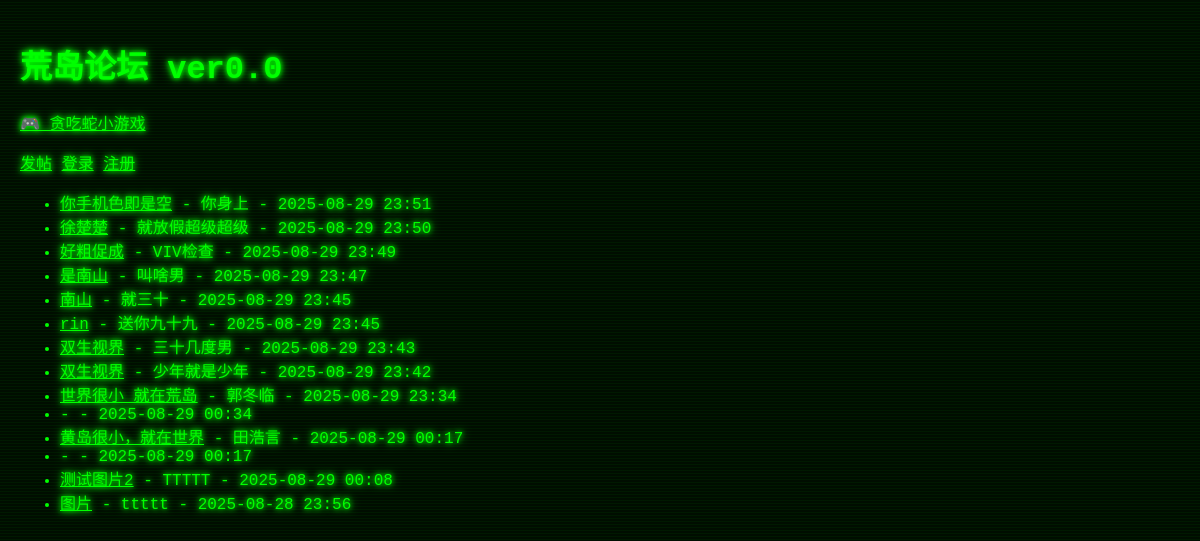
Before: / with the older database file.
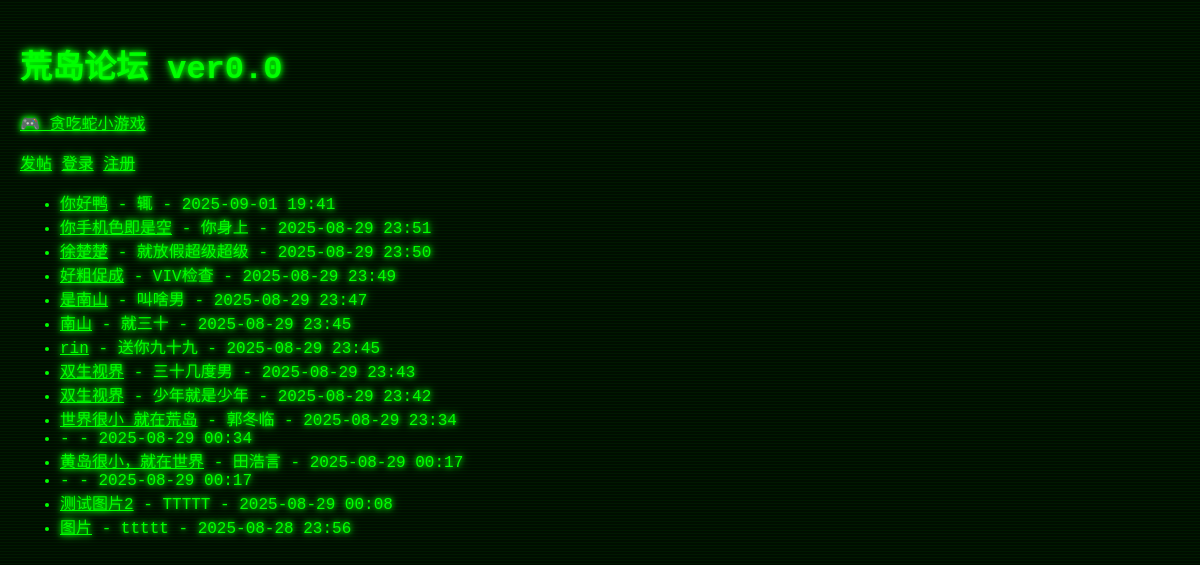
After: the same page with the newer database file.
### app.py (models this page shows)
class Post(db.Model):
    id = db.Column(db.Integer, primary_key=True)
    title = db.Column(db.String(100))
    content = db.Column(db.Text)
    author = db.Column(db.String(20))
    time = db.Column(db.DateTime, default=datetime.now)
    image_filename = db.Column(db.String(200))  # 注意这里长度改长一点，20 不够

### app.py (the view)
@app.route('/')
def index():
    posts = Post.query.order_by(Post.time.desc()).all()
    return render_template('index.html', posts=posts)

### templates/index.html (shortened to what this page needs)
<!DOCTYPE html>
<html>
<head>
    <link rel="stylesheet" href="{{ url_for('static', filename='style.css') }}">
</head>
<body>
    <h1>荒岛论坛 ver0.0</h1>
    <p><a href="/snake">🎮 贪吃蛇小游戏</a></p>
    <a href="/new">发帖</a>
    <a href="/login">登录</a>
    <a href="/signup">注册</a>
    <ul>
        {% for post in posts %}
        <li>
            <a href="/post/{{ post.id }}">{{ post.title }}</a> - {{ post.author }} - {{ post.time.strftime('%Y-%m-%d %H:%M') }}
        </li>
        {% endfor %}
    </ul>
</body>
</html>

### static/style.css (style rules this page uses)
body { background-color: black; color: #00ff00; font-family: 'Courier New', Courier, monospace; text-shadow: 0 0 5px #00ff00, 0 0 10px #00ff00; margin: 0; padding: 20px; overflow-x: hidden; position: relative; }
body::before { content: ""; position: fixed; top: 0; left: 0; width: 100%; height: 100%; background: repeating-linear-gradient( to bottom, rgba(0, 255, 0, 0.05), rgba(0, 255, 0, 0.05) 2px, rgba(0, 255, 0, 0.15) 3px ); pointer-events: none; z-index: 9999; mix-blend-mode: screen; }
body { animation: flicker 0.12s infinite; }
h1, h2, h3, p, a { text-shadow: 0 0 5px #00ff00, 0 0 10px #00ff00; }
a { color: #00ff00; text-decoration: underline; }

Changed rows visible on the page:
added Post: title "你好鸭", author "辄", time "2025-09-01 19:41"
